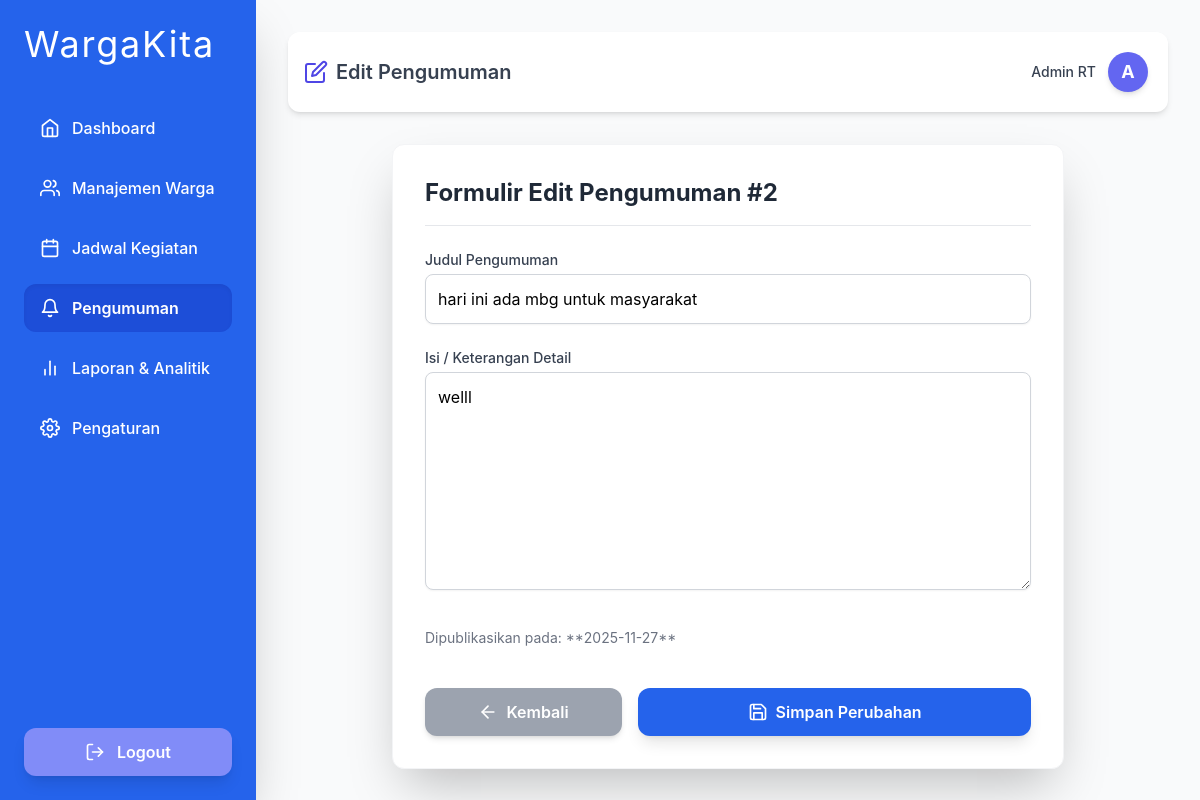
Page /jadwalin/admin/edit_pengumuman.php?id=2 on the committed database.
### tables this page shows
CREATE TABLE `pengumuman` (
  `id` int(10) NOT NULL,
  `judul` varchar(255) NOT NULL,
  `keterangan` varchar(255) NOT NULL,
  `tanggal_publikasi` date NOT NULL
);

### jadwalin/admin/edit_pengumuman.php (the view, shortened to what this page needs)
<?php
include '../koneksi/koneksi.php';
$nama_admin = "Admin RT";
$inisial = "A";
$id_pengumuman = isset($_GET['id']) ? (int) $_GET['id'] : 0;
$data_pengumuman = null;
if ($id_pengumuman > 0) {
    $query = "SELECT * FROM pengumuman WHERE id = $id_pengumuman";
    $result = mysqli_query($koneksi, $query);
    if ($result && mysqli_num_rows($result) > 0) {
        $data_pengumuman = mysqli_fetch_assoc($result);
    } else {
        $notif_message = "Data pengumuman dengan ID #{$id_pengumuman} tidak ditemukan di database.";
        $notif_class = "bg-red-100 border-red-500 text-red-700";
    }
} else {
    $notif_message = "Error: ID Pengumuman tidak valid.";
    $notif_class = "bg-red-100 border-red-500 text-red-700";
}
?>
<!DOCTYPE html>
<html lang="id">
<head>
    <script src="https://cdn.tailwindcss.com"></script>
</head>
<body class="bg-gray-50 min-h-screen flex">
    <div class="w-64 min-h-screen bg-blue-600 p-6 shadow-2xl fixed flex flex-col justify-between">
        <div>
            <h1 class="text-4xl font-poppins text-white mb-10 tracking-wider">WargaKita</h1>
            <ul class="space-y-3">
                <li><a href="../index/admin.php" class="flex items-center gap-3 py-3 px-4 rounded-xl text-white font-medium hover:bg-blue-700 transition duration-200"><i data-feather="home" class="w-5 h-5"></i> Dashboard</a></li>
                <li><a href="../admin/manajement_warga.php" class="flex items-center gap-3 py-3 px-4 rounded-xl text-white font-medium hover:bg-blue-700 transition duration-200"><i data-feather="users" class="w-5 h-5"></i> Manajemen Warga</a></li>
                <li><a href="../admin/jadwal_kegiatan.php" class="flex items-center gap-3 py-3 px-4 rounded-xl text-white font-medium hover:bg-blue-700 transition duration-200"><i data-feather="calendar" class="w-5 h-5"></i> Jadwal Kegiatan</a></li>
                <li><a href="../admin/pengumuman.php" class="flex items-center gap-3 py-3 px-4 rounded-xl bg-blue-700 text-white font-semibold shadow-inner transition duration-200"><i data-feather="bell" class="w-5 h-5"></i> Pengumuman</a></li>
                <li><a href="../admin/laporan&analitik.php" class="flex items-center gap-3 py-3 px-4 rounded-xl text-white font-medium hover:bg-blue-700 transition duration-200"><i data-feather="bar-chart-2" class="w-5 h-5"></i> Laporan & Analitik</a></li>
                <li><a href="../pengaturan/pengaturan.php" class="flex items-center gap-3 py-3 px-4 rounded-xl text-white font-medium hover:bg-blue-700 transition duration-200"><i data-feather="settings" class="w-5 h-5"></i> Pengaturan</a></li>
            </ul>
        </div>
        <a href="../aksi/logout.php" class="flex items-center gap-3 py-3 px-4 rounded-xl bg-indigo-400 text-white font-semibold hover:bg-red-500 transition duration-200 justify-center shadow-lg">
            <i data-feather="log-out" class="w-5 h-5"></i> Logout
        </a>
    </div>
    <div class="ml-64 w-full flex flex-col p-8">
        <header class="bg-white shadow-md p-4 flex justify-between items-center sticky top-0 z-10 w-full mb-8 rounded-xl">
            <div class="flex items-center gap-2 text-xl font-semibold text-gray-700">
                <span class="text-indigo-600"><i data-feather="edit" class="w-6 h-6"></i></span>
                Edit Pengumuman
            </div>
            <div class="flex items-center gap-3 group p-1 rounded-full cursor-pointer">
                <span class="text-sm font-medium text-gray-700"><?= $nama_admin ?></span>
                <div class="w-10 h-10 bg-indigo-500 text-white rounded-full flex items-center justify-center font-bold text-lg shadow-md">
                    <?= $inisial ?>
                </div>
            </div>
        </header>
        <div class="w-full max-w-2xl mx-auto bg-white rounded-xl shadow-2xl p-8 border border-gray-100">
            <h2 class="text-2xl font-bold text-gray-800 mb-6 border-b pb-4">Formulir Edit Pengumuman #<?= $id_pengumuman ?></h2>
            <?php if ($data_pengumuman): ?>
                <form method="POST" action="edit_pengumuman.php?id=<?= $id_pengumuman ?>" class="space-y-6">
                    <div>
                        <label for="judul" class="block text-sm font-medium text-gray-700 mb-1">Judul Pengumuman</label>
                        <input type="text" id="judul" name="judul" value="<?= htmlspecialchars($data_pengumuman['judul']) ?>" required
                            class="w-full border border-gray-300 p-3 rounded-lg focus:ring-blue-500 focus:border-blue-500 transition duration-200 shadow-sm">
                    </div>
                    <div>
                        <label for="isi" class="block text-sm font-medium text-gray-700 mb-1">Isi / Keterangan Detail</label>
                        <textarea id="isi" name="isi" rows="8" required
                            class="w-full border border-gray-300 p-3 rounded-lg focus:ring-blue-500 focus:border-blue-500 transition duration-200 shadow-sm"><?= htmlspecialchars($data_pengumuman['keterangan']) ?></textarea>
                    </div>
                    <div class="text-sm text-gray-500 pt-2">
                        Dipublikasikan pada: **<?= htmlspecialchars($data_pengumuman['tanggal_publikasi']) ?>**
                    </div>
                    <div class="pt-4 flex justify-between gap-4">
                        <a href="../admin/pengumuman.php"
                           class="w-1/3 bg-gray-400 text-white px-6 py-3 rounded-xl font-semibold hover:bg-gray-500 transition duration-200 shadow-md flex items-center justify-center gap-2">
                            <i data-feather="arrow-left" class="w-5 h-5"></i>
                            Kembali
                        </a>
                        <button type="submit"
                            class="w-2/3 bg-blue-600 text-white px-6 py-3 rounded-xl font-semibold hover:bg-blue-700 transition duration-200 shadow-lg flex items-center justify-center gap-2">
                            <i data-feather="save" class="w-5 h-5"></i>
                            Simpan Perubahan
                        </button>
                    </div>
                </form>
            <?php endif; ?>
        </div>
    </div>
</body>
</html>

### jadwalin/admin/edit_pengumuman.php (style rules this page uses)
body { font-family: 'Inter', sans-serif; }

### rows in the picture
pengumuman: judul "hari ini ada mbg untuk masyarakat", isi "welll", tanggal_publikasi "2025-11-27"

### other values in the picture
$nama_admin "Admin RT"
$inisial "A"
$id_pengumuman "2"
